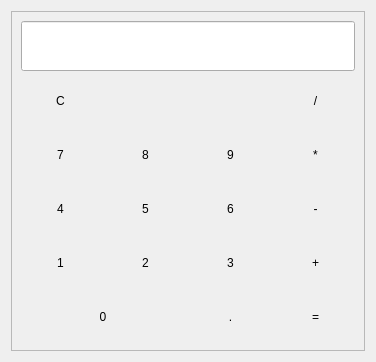
<?xml version="1.0" encoding="UTF-8"?>
<ui version="4.0">
 <class>Calculator</class>
 <widget class="QWidget" name="Calculator">
  <property name="geometry">
   <rect>
    <x>0</x>
    <y>0</y>
    <width>376</width>
    <height>358</height>
   </rect>
  </property>
  <property name="windowTitle">
   <string>Form</string>
  </property>
  <layout class="QVBoxLayout" name="verticalLayout">
   <item>
    <widget class="QFrame" name="frame">
     <property name="frameShape">
      <enum>QFrame::Shape::StyledPanel</enum>
     </property>
     <property name="frameShadow">
      <enum>QFrame::Shadow::Raised</enum>
     </property>
     <layout class="QGridLayout" name="gridLayout">
      <item row="1" column="0">
       <widget class="QPushButton" name="pushButton">
        <property name="sizePolicy">
         <sizepolicy hsizetype="Expanding" vsizetype="Expanding">
          <horstretch>0</horstretch>
          <verstretch>0</verstretch>
         </sizepolicy>
        </property>
        <property name="minimumSize">
         <size>
          <width>48</width>
          <height>48</height>
         </size>
        </property>
        <property name="text">
         <string>C</string>
        </property>
        <property name="flat">
         <bool>true</bool>
        </property>
       </widget>
      </item>
      <item row="1" column="3">
       <widget class="QPushButton" name="pushButton_2">
        <property name="sizePolicy">
         <sizepolicy hsizetype="Expanding" vsizetype="Expanding">
          <horstretch>0</horstretch>
          <verstretch>0</verstretch>
         </sizepolicy>
        </property>
        <property name="minimumSize">
         <size>
          <width>48</width>
          <height>48</height>
         </size>
        </property>
        <property name="text">
         <string>/</string>
        </property>
        <property name="flat">
         <bool>true</bool>
        </property>
       </widget>
      </item>
      <item row="2" column="0">
       <widget class="QPushButton" name="pushButton_3">
        <property name="sizePolicy">
         <sizepolicy hsizetype="Expanding" vsizetype="Expanding">
          <horstretch>0</horstretch>
          <verstretch>0</verstretch>
         </sizepolicy>
        </property>
        <property name="minimumSize">
         <size>
          <width>48</width>
          <height>48</height>
         </size>
        </property>
        <property name="text">
         <string>7</string>
        </property>
        <property name="flat">
         <bool>true</bool>
        </property>
       </widget>
      </item>
      <item row="2" column="1">
       <widget class="QPushButton" name="pushButton_4">
        <property name="sizePolicy">
         <sizepolicy hsizetype="Expanding" vsizetype="Expanding">
          <horstretch>0</horstretch>
          <verstretch>0</verstretch>
         </sizepolicy>
        </property>
        <property name="minimumSize">
         <size>
          <width>48</width>
          <height>48</height>
         </size>
        </property>
        <property name="text">
         <string>8</string>
        </property>
        <property name="flat">
         <bool>true</bool>
        </property>
       </widget>
      </item>
      <item row="2" column="2">
       <widget class="QPushButton" name="pushButton_5">
        <property name="sizePolicy">
         <sizepolicy hsizetype="Expanding" vsizetype="Expanding">
          <horstretch>0</horstretch>
          <verstretch>0</verstretch>
         </sizepolicy>
        </property>
        <property name="minimumSize">
         <size>
          <width>48</width>
          <height>48</height>
         </size>
        </property>
        <property name="text">
         <string>9</string>
        </property>
        <property name="flat">
         <bool>true</bool>
        </property>
       </widget>
      </item>
      <item row="2" column="3">
       <widget class="QPushButton" name="pushButton_6">
        <property name="sizePolicy">
         <sizepolicy hsizetype="Expanding" vsizetype="Expanding">
          <horstretch>0</horstretch>
          <verstretch>0</verstretch>
         </sizepolicy>
        </property>
        <property name="minimumSize">
         <size>
          <width>48</width>
          <height>48</height>
         </size>
        </property>
        <property name="styleSheet">
         <string notr="true"/>
        </property>
        <property name="text">
         <string>*</string>
        </property>
        <property name="flat">
         <bool>true</bool>
        </property>
       </widget>
      </item>
      <item row="3" column="0">
       <widget class="QPushButton" name="pushButton_7">
        <property name="sizePolicy">
         <sizepolicy hsizetype="Expanding" vsizetype="Expanding">
          <horstretch>0</horstretch>
          <verstretch>0</verstretch>
         </sizepolicy>
        </property>
        <property name="minimumSize">
         <size>
          <width>48</width>
          <height>48</height>
         </size>
        </property>
        <property name="text">
         <string>4</string>
        </property>
        <property name="flat">
         <bool>true</bool>
        </property>
       </widget>
      </item>
      <item row="3" column="1">
       <widget class="QPushButton" name="pushButton_8">
        <property name="sizePolicy">
         <sizepolicy hsizetype="Expanding" vsizetype="Expanding">
          <horstretch>0</horstretch>
          <verstretch>0</verstretch>
         </sizepolicy>
        </property>
        <property name="minimumSize">
         <size>
          <width>48</width>
          <height>48</height>
         </size>
        </property>
        <property name="text">
         <string>5</string>
        </property>
        <property name="flat">
         <bool>true</bool>
        </property>
       </widget>
      </item>
      <item row="3" column="2">
       <widget class="QPushButton" name="pushButton_9">
        <property name="sizePolicy">
         <sizepolicy hsizetype="Expanding" vsizetype="Expanding">
          <horstretch>0</horstretch>
          <verstretch>0</verstretch>
         </sizepolicy>
        </property>
        <property name="minimumSize">
         <size>
          <width>48</width>
          <height>48</height>
         </size>
        </property>
        <property name="text">
         <string>6</string>
        </property>
        <property name="flat">
         <bool>true</bool>
        </property>
       </widget>
      </item>
      <item row="3" column="3">
       <widget class="QPushButton" name="pushButton_10">
        <property name="sizePolicy">
         <sizepolicy hsizetype="Expanding" vsizetype="Expanding">
          <horstretch>0</horstretch>
          <verstretch>0</verstretch>
         </sizepolicy>
        </property>
        <property name="minimumSize">
         <size>
          <width>48</width>
          <height>48</height>
         </size>
        </property>
        <property name="text">
         <string>-</string>
        </property>
        <property name="flat">
         <bool>true</bool>
        </property>
       </widget>
      </item>
      <item row="4" column="0">
       <widget class="QPushButton" name="pushButton_14">
        <property name="sizePolicy">
         <sizepolicy hsizetype="Expanding" vsizetype="Expanding">
          <horstretch>0</horstretch>
          <verstretch>0</verstretch>
         </sizepolicy>
        </property>
        <property name="minimumSize">
         <size>
          <width>48</width>
          <height>48</height>
         </size>
        </property>
        <property name="text">
         <string>1</string>
        </property>
        <property name="flat">
         <bool>true</bool>
        </property>
       </widget>
      </item>
      <item row="4" column="1">
       <widget class="QPushButton" name="pushButton_12">
        <property name="sizePolicy">
         <sizepolicy hsizetype="Expanding" vsizetype="Expanding">
          <horstretch>0</horstretch>
          <verstretch>0</verstretch>
         </sizepolicy>
        </property>
        <property name="minimumSize">
         <size>
          <width>48</width>
          <height>48</height>
         </size>
        </property>
        <property name="text">
         <string>2</string>
        </property>
        <property name="flat">
         <bool>true</bool>
        </property>
       </widget>
      </item>
      <item row="4" column="2">
       <widget class="QPushButton" name="pushButton_13">
        <property name="sizePolicy">
         <sizepolicy hsizetype="Expanding" vsizetype="Expanding">
          <horstretch>0</horstretch>
          <verstretch>0</verstretch>
         </sizepolicy>
        </property>
        <property name="minimumSize">
         <size>
          <width>48</width>
          <height>48</height>
         </size>
        </property>
        <property name="text">
         <string>3</string>
        </property>
        <property name="flat">
         <bool>true</bool>
        </property>
       </widget>
      </item>
      <item row="4" column="3">
       <widget class="QPushButton" name="pushButton_11">
        <property name="sizePolicy">
         <sizepolicy hsizetype="Expanding" vsizetype="Expanding">
          <horstretch>0</horstretch>
          <verstretch>0</verstretch>
         </sizepolicy>
        </property>
        <property name="minimumSize">
         <size>
          <width>48</width>
          <height>48</height>
         </size>
        </property>
        <property name="text">
         <string>+</string>
        </property>
        <property name="flat">
         <bool>true</bool>
        </property>
       </widget>
      </item>
      <item row="5" column="0" colspan="2">
       <widget class="QPushButton" name="pushButton_15">
        <property name="sizePolicy">
         <sizepolicy hsizetype="Expanding" vsizetype="Expanding">
          <horstretch>0</horstretch>
          <verstretch>0</verstretch>
         </sizepolicy>
        </property>
        <property name="minimumSize">
         <size>
          <width>48</width>
          <height>48</height>
         </size>
        </property>
        <property name="text">
         <string>0</string>
        </property>
        <property name="flat">
         <bool>true</bool>
        </property>
       </widget>
      </item>
      <item row="5" column="2">
       <widget class="QPushButton" name="pushButton_16">
        <property name="sizePolicy">
         <sizepolicy hsizetype="Expanding" vsizetype="Expanding">
          <horstretch>0</horstretch>
          <verstretch>0</verstretch>
         </sizepolicy>
        </property>
        <property name="minimumSize">
         <size>
          <width>48</width>
          <height>48</height>
         </size>
        </property>
        <property name="text">
         <string>.</string>
        </property>
        <property name="flat">
         <bool>true</bool>
        </property>
       </widget>
      </item>
      <item row="5" column="3">
       <widget class="QPushButton" name="compute_result">
        <property name="sizePolicy">
         <sizepolicy hsizetype="Expanding" vsizetype="Expanding">
          <horstretch>0</horstretch>
          <verstretch>0</verstretch>
         </sizepolicy>
        </property>
        <property name="minimumSize">
         <size>
          <width>48</width>
          <height>48</height>
         </size>
        </property>
        <property name="text">
         <string>=</string>
        </property>
        <property name="flat">
         <bool>true</bool>
        </property>
       </widget>
      </item>
      <item row="0" column="0" colspan="4">
       <widget class="QLineEdit" name="lineEdit">
        <property name="minimumSize">
         <size>
          <width>0</width>
          <height>50</height>
         </size>
        </property>
       </widget>
      </item>
     </layout>
    </widget>
   </item>
  </layout>
 </widget>
 <resources/>
 <connections/>
</ui>
